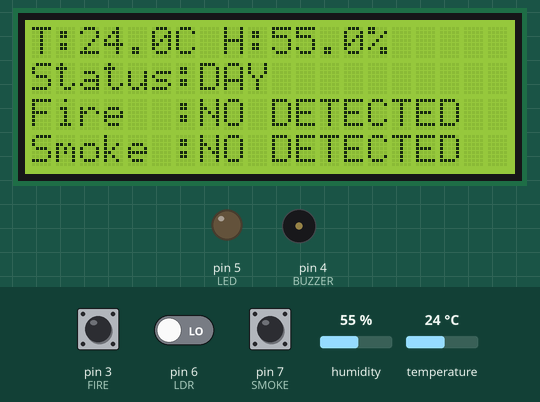
Bench run of a sketch on a simulated Arduino Uno, built with avr-gcc and run on an emulated ATmega328P. Parts: 20×4 character LCD, output pins drawn as LEDs (lit = HIGH), buzzer (waves = sounding, pin HIGH). The test bench sets the inputs (shaded band); at power-on: pin 7 (SMOKE) HIGH, pin 6 (LDR) LOW, humidity 55 %, temperature 24 °C, pin 3 (FIRE) HIGH. What the sketch prints to the serial monitor is not drawn.

Above: at 6.3 s.
6.4 s: pin 7 (SMOKE) pulled LOW for 1.3 s
At 8.1 s:
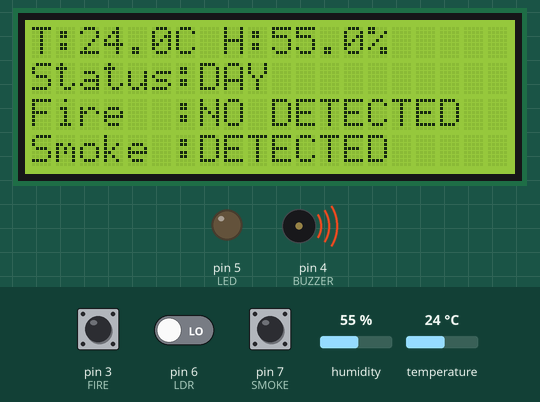
9.9 s: pin 6 (LDR) driven HIGH
At 11.0 s:
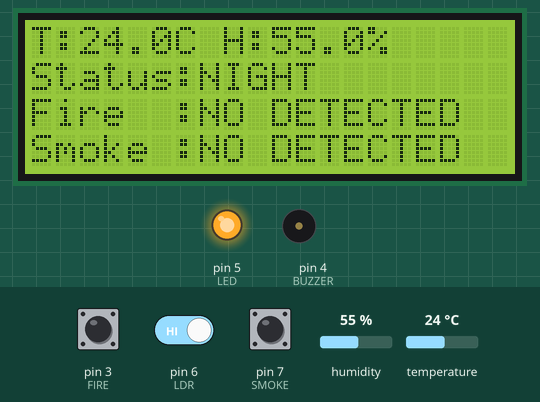
12.0 s: pin 7 (SMOKE) pulled LOW for 1.3 s
At 13.5 s:
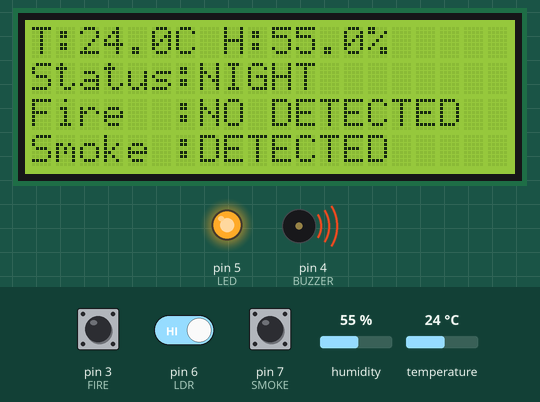
15.3 s: humidity set to 22 %
At 16.8 s:
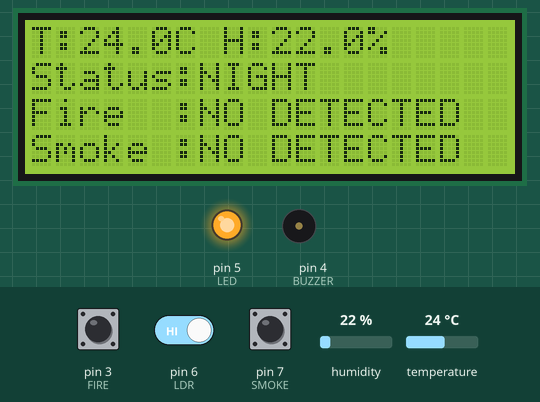
17.4 s: temperature set to 12 °C
At 19.3 s:
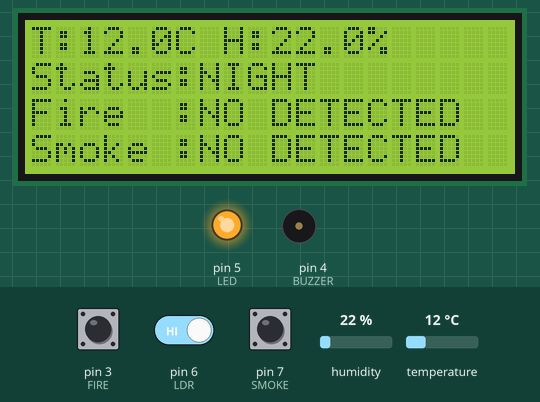
19.6 s: pin 6 (LDR) driven LOW
At 20.9 s:
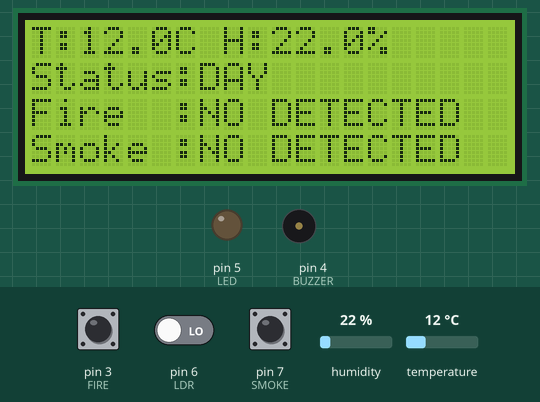
Timing chart, 0 to 22.6 s (numbered marks = the images above; inputs shaded):
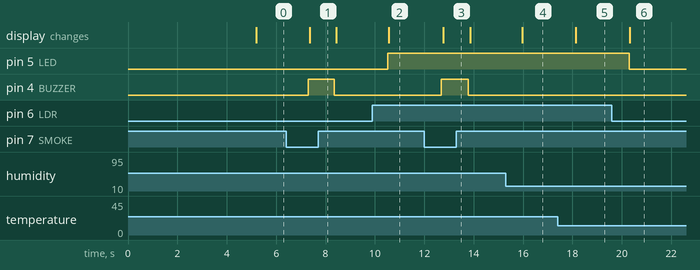

Measured:
- after the input at 6.4 s, pin 4 (BUZZER): LOW → HIGH after 0.89 s, → LOW 1.1 s later; the display: changes after 0.96 s (image 1)
- after the input at 9.9 s, pin 5 (LED): LOW → HIGH after 0.63 s; the display: changes after 0.66 s (image 2)
- after the input at 12.0 s, pin 4 (BUZZER): LOW → HIGH after 0.69 s, → LOW 1.1 s later; the display: changes after 0.77 s (image 3)
- after the input at 15.3 s, the display: changes after 0.67 s (image 4)
- after the input at 17.4 s, the display: changes after 0.73 s (image 5)
- after the input at 19.6 s, pin 5 (LED): HIGH → LOW after 0.70 s; the display: changes after 0.73 s (image 6)

The sketch:

hazard_monitor_1__file.ino
```cpp
#include <Wire.h>
#include <LiquidCrystal_I2C.h>
#include <DHT.h>

#define DHTPIN 2
#define DHTTYPE DHT11

#define FIRE 3
#define BUZZER 4
#define LED 5
#define LDR 6
#define SMOKE 7

LiquidCrystal_I2C lcd(0x27, 20, 4);
DHT dht(DHTPIN, DHTTYPE);

void setup() {
  pinMode(FIRE, INPUT);
  pinMode(LDR, INPUT);
  pinMode(SMOKE, INPUT);

  pinMode(BUZZER, OUTPUT);
  pinMode(LED, OUTPUT);

  lcd.init();
  lcd.backlight();
  dht.begin();
  Serial.begin(9600);

  lcd.setCursor(0, 0);
  lcd.print(" INDUSTRY HAZDARDS ");
  lcd.setCursor(5, 1);
  lcd.print("MONITORING");
  lcd.setCursor(7, 2);
  lcd.print("SYSTEM");
  delay(5000);
  lcd.clear();
}

void loop() {
  float t = dht.readTemperature();
  float h = dht.readHumidity();

  int fire  = digitalRead(FIRE);
  int ldr   = digitalRead(LDR);
  int smoke = digitalRead(SMOKE);

  String dayNight;

  // DAY / NIGHT
  if (ldr == HIGH) {
    digitalWrite(LED, HIGH);
    dayNight = "NIGHT";
  } else {
    digitalWrite(LED, LOW);
    dayNight = "DAY";
  }

  // SENSOR FUSION: buzzer only if fire AND temp > 40
  // (reduces false positives from stray IR)
  bool fireAlert  = (fire == LOW) && (t > 40);
  bool smokeAlert = (smoke == LOW);

  if (fireAlert || smokeAlert) {
    digitalWrite(BUZZER, HIGH);
  } else {
    digitalWrite(BUZZER, LOW);
  }

  // -------- SERIAL OUTPUT (for Python dashboard) --------
  // Format: TEMP:xx.x,HUM:xx.x,GAS:xxxx,FIRE:x,SMOKE:x,LDR:x
  Serial.print("TEMP:");   Serial.print(t);
  Serial.print(",HUM:");   Serial.print(h);
  Serial.print(",FIRE:");  Serial.print(fire == LOW ? 1 : 0);
  Serial.print(",SMOKE:"); Serial.print(smoke == LOW ? 1 : 0);
  Serial.print(",LDR:");   Serial.println(ldr == HIGH ? 1 : 0);

  // -------- LCD DISPLAY --------
  lcd.setCursor(0, 0);
  lcd.print("T:");
  lcd.print(t, 1);
  lcd.print("C H:");
  lcd.print(h, 1);
  lcd.print("%   ");

  lcd.setCursor(0, 1);
  lcd.print("Status:");
  lcd.print(dayNight);
  lcd.print("     ");

  lcd.setCursor(0, 2);
  lcd.print("Fire  :");
  lcd.print(fireAlert ? "DETECTED    " : "NO DETECTED ");

  lcd.setCursor(0, 3);
  lcd.print("Smoke :");
  lcd.print(smokeAlert ? "DETECTED   " : "NO DETECTED  ");

  delay(1000);
}
```
